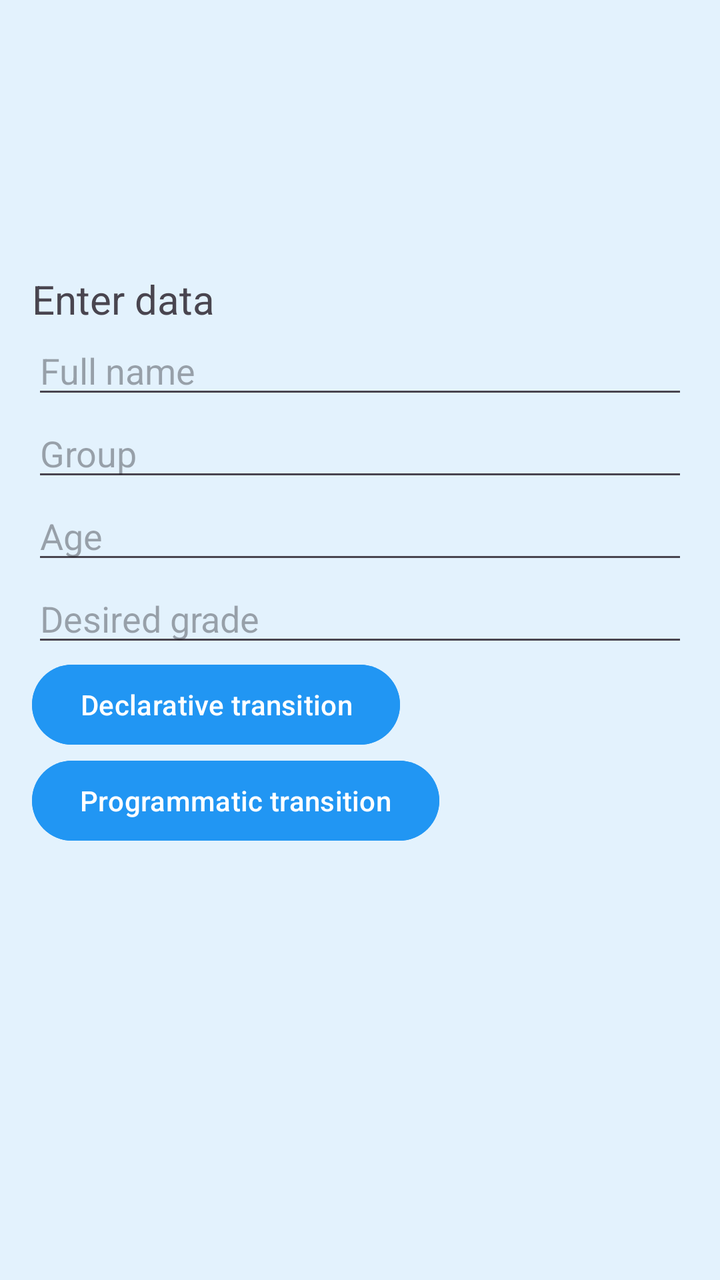
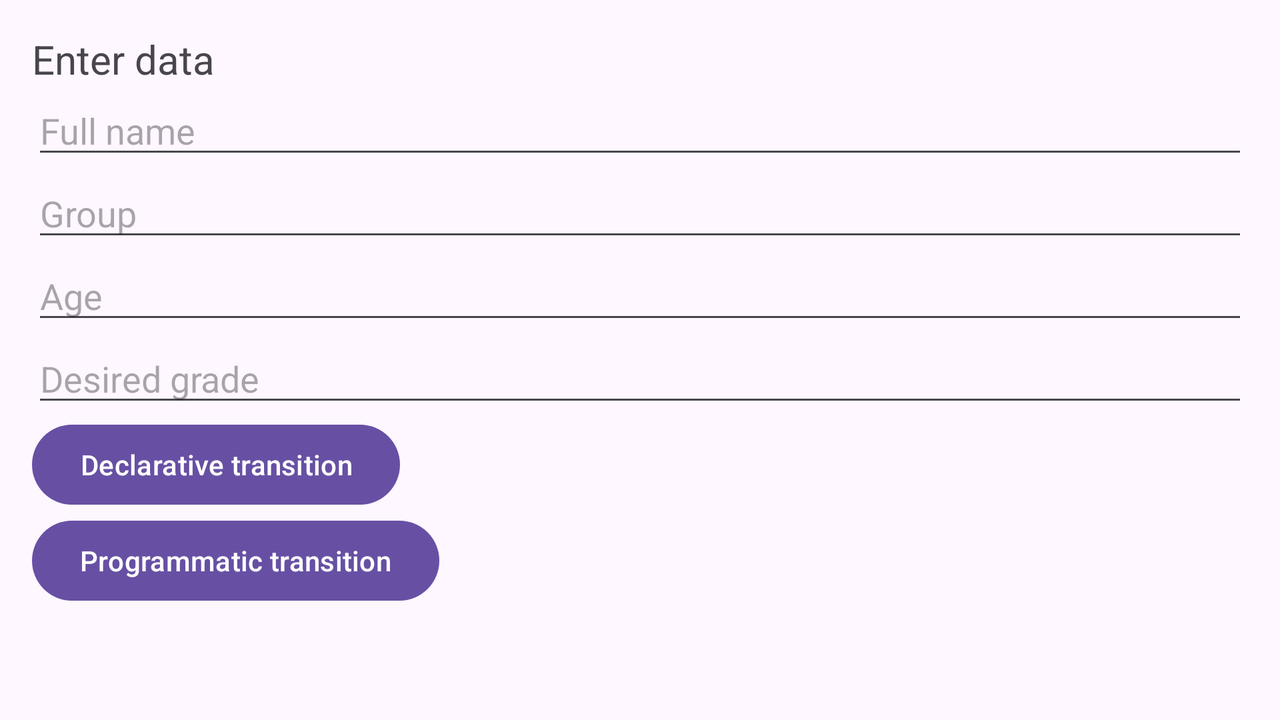

The same Android screen from two of the app's own layout files: first res/layout/ as a phone draws it, then the repository's variant for another configuration, drawn on a device whose configuration selects that folder. Both files follow.
<!-- AndroidManifest.xml: application theme Theme.Reshetnyak_Denis_Andreevich -->
<!-- res/layout/activity_main.xml -->
<?xml version="1.0" encoding="utf-8"?>
<LinearLayout xmlns:android="http://schemas.android.com/apk/res/android"
    android:layout_width="match_parent"
    android:layout_height="match_parent"
    android:background="@color/mainBackground"
    android:orientation="vertical"
    android:padding="16dp">

    <ImageView
        android:layout_width="120dp"
        android:layout_height="120dp"
        android:src="@drawable/baseline_123_24"
        android:layout_gravity="center"/>

    <TextView
        android:layout_width="wrap_content"
        android:layout_height="wrap_content"
        android:text="@string/title_text"
        android:textSize="20sp" />

    <EditText
        android:id="@+id/fio"
        android:layout_width="match_parent"
        android:layout_height="wrap_content"
        android:hint="@string/hint_fio" />

    <EditText
        android:id="@+id/group"
        android:layout_width="match_parent"
        android:layout_height="wrap_content"
        android:hint="@string/hint_group" />

    <EditText
        android:id="@+id/age"
        android:layout_width="match_parent"
        android:layout_height="wrap_content"
        android:hint="@string/hint_age" />

    <EditText
        android:id="@+id/grade"
        android:layout_width="match_parent"
        android:layout_height="wrap_content"
        android:hint="@string/hint_grade"/>

    
    <Button
        android:layout_width="wrap_content"
        android:layout_height="wrap_content"
        android:text="@string/button_decl"
        android:backgroundTint="@color/buttonColor"
        android:onClick="openSecondActivity" />

    
    <Button
        android:id="@+id/buttonProgram"
        android:backgroundTint="@color/buttonColor"
        android:layout_width="wrap_content"
        android:layout_height="wrap_content"
        android:text="@string/button_prog" />

</LinearLayout>
<!-- resources referenced by this layout -->
<resources>
  <color name="buttonColor">#2196F3</color>
  <color name="mainBackground">#E3F2FD</color>
  <string name="button_decl">Declarative transition</string>
  <string name="button_prog">Programmatic transition</string>
  <string name="hint_age">Age</string>
  <string name="hint_fio">Full name</string>
  <string name="hint_grade">Desired grade</string>
  <string name="hint_group">Group</string>
  <string name="title_text">Enter data</string>
  <style name="Theme.Reshetnyak_Denis_Andreevich" parent="Base.Theme.Reshetnyak_Denis_Andreevich" />
  <style name="Base.Theme.Reshetnyak_Denis_Andreevich" parent="Theme.Material3.DayNight.NoActionBar">
          
          
      </style>
</resources>
<!-- res/layout-land/activity_main.xml (the repository's variant of the layout above) -->
<!-- drawn on the phone turned sideways -->
<?xml version="1.0" encoding="utf-8"?>
<LinearLayout xmlns:android="http://schemas.android.com/apk/res/android"
    android:layout_width="match_parent"
    android:layout_height="match_parent"
    android:orientation="vertical"
    android:padding="16dp">

    <TextView
        android:layout_width="wrap_content"
        android:layout_height="wrap_content"
        android:text="@string/title_text"
        android:textSize="20sp" />

    <EditText
        android:id="@+id/fio"
        android:layout_width="match_parent"
        android:layout_height="wrap_content"
        android:hint="@string/hint_fio" />

    <EditText
        android:id="@+id/group"
        android:layout_width="match_parent"
        android:layout_height="wrap_content"
        android:hint="@string/hint_group" />

    <EditText
        android:id="@+id/age"
        android:layout_width="match_parent"
        android:layout_height="wrap_content"
        android:hint="@string/hint_age" />

    <EditText
        android:id="@+id/grade"
        android:layout_width="match_parent"
        android:layout_height="wrap_content"
        android:hint="@string/hint_grade" />

    
    <Button
        android:layout_width="wrap_content"
        android:layout_height="wrap_content"
        android:text="@string/button_decl"
        android:onClick="openSecondActivity" />

    
    <Button
        android:id="@+id/buttonProgram"
        android:layout_width="wrap_content"
        android:layout_height="wrap_content"
        android:text="@string/button_prog" />

</LinearLayout>
<!-- resources referenced by the variant -->
<!-- as the phone turned sideways resolves them -->
<resources>
  <string name="button_decl">Declarative transition</string>
  <string name="button_prog">Programmatic transition</string>
  <string name="hint_age">Age</string>
  <string name="hint_fio">Full name</string>
  <string name="hint_grade">Desired grade</string>
  <string name="hint_group">Group</string>
  <string name="title_text">Enter data</string>
  <style name="Theme.Reshetnyak_Denis_Andreevich" parent="Base.Theme.Reshetnyak_Denis_Andreevich" />
  <style name="Base.Theme.Reshetnyak_Denis_Andreevich" parent="Theme.Material3.DayNight.NoActionBar">
          
          
      </style>
</resources>
